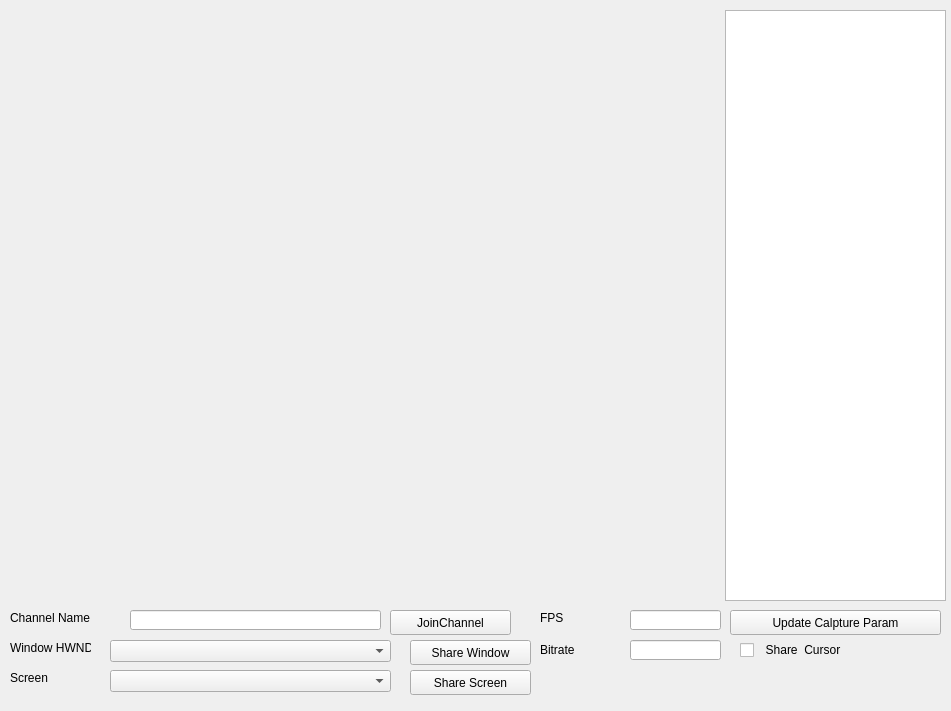
<?xml version="1.0" encoding="UTF-8"?>
<ui version="4.0">
 <class>AgoraScreenDlg</class>
 <widget class="QWidget" name="AgoraScreenDlg">
  <property name="geometry">
   <rect>
    <x>0</x>
    <y>0</y>
    <width>951</width>
    <height>711</height>
   </rect>
  </property>
  <property name="windowTitle">
   <string>Form</string>
  </property>
  <widget class="QPushButton" name="btnJoin">
   <property name="geometry">
    <rect>
     <x>390</x>
     <y>610</y>
     <width>121</width>
     <height>25</height>
    </rect>
   </property>
   <property name="text">
    <string>JoinChannel</string>
   </property>
  </widget>
  <widget class="QLabel" name="labelChannel">
   <property name="geometry">
    <rect>
     <x>10</x>
     <y>610</y>
     <width>101</width>
     <height>16</height>
    </rect>
   </property>
   <property name="text">
    <string>Channel Name</string>
   </property>
  </widget>
  <widget class="QLabel" name="labelWnd">
   <property name="geometry">
    <rect>
     <x>10</x>
     <y>640</y>
     <width>81</width>
     <height>16</height>
    </rect>
   </property>
   <property name="text">
    <string>Window HWND</string>
   </property>
  </widget>
  <widget class="QLabel" name="labelChannel_3">
   <property name="geometry">
    <rect>
     <x>10</x>
     <y>670</y>
     <width>81</width>
     <height>16</height>
    </rect>
   </property>
   <property name="text">
    <string>Screen</string>
   </property>
  </widget>
  <widget class="QLineEdit" name="lineEditChannel">
   <property name="geometry">
    <rect>
     <x>130</x>
     <y>610</y>
     <width>251</width>
     <height>20</height>
    </rect>
   </property>
  </widget>
  <widget class="QComboBox" name="cmbHwnd">
   <property name="geometry">
    <rect>
     <x>110</x>
     <y>640</y>
     <width>281</width>
     <height>22</height>
    </rect>
   </property>
  </widget>
  <widget class="QComboBox" name="cmbScreen">
   <property name="geometry">
    <rect>
     <x>110</x>
     <y>670</y>
     <width>281</width>
     <height>22</height>
    </rect>
   </property>
  </widget>
  <widget class="QPushButton" name="btnWindow">
   <property name="geometry">
    <rect>
     <x>410</x>
     <y>640</y>
     <width>121</width>
     <height>25</height>
    </rect>
   </property>
   <property name="text">
    <string>Share Window</string>
   </property>
  </widget>
  <widget class="QPushButton" name="btnScreen">
   <property name="geometry">
    <rect>
     <x>410</x>
     <y>670</y>
     <width>121</width>
     <height>25</height>
    </rect>
   </property>
   <property name="text">
    <string>Share Screen</string>
   </property>
  </widget>
  <widget class="QLabel" name="labelBirate">
   <property name="geometry">
    <rect>
     <x>540</x>
     <y>640</y>
     <width>71</width>
     <height>20</height>
    </rect>
   </property>
   <property name="text">
    <string>Bitrate</string>
   </property>
  </widget>
  <widget class="QLabel" name="labelFPS">
   <property name="geometry">
    <rect>
     <x>540</x>
     <y>610</y>
     <width>51</width>
     <height>16</height>
    </rect>
   </property>
   <property name="text">
    <string>FPS</string>
   </property>
  </widget>
  <widget class="QLineEdit" name="lineEditFPS">
   <property name="geometry">
    <rect>
     <x>630</x>
     <y>610</y>
     <width>91</width>
     <height>20</height>
    </rect>
   </property>
  </widget>
  <widget class="QLineEdit" name="lineEditBirate">
   <property name="geometry">
    <rect>
     <x>630</x>
     <y>640</y>
     <width>91</width>
     <height>20</height>
    </rect>
   </property>
  </widget>
  <widget class="QCheckBox" name="chkCursor">
   <property name="geometry">
    <rect>
     <x>740</x>
     <y>640</y>
     <width>131</width>
     <height>20</height>
    </rect>
   </property>
   <property name="text">
    <string>  Share  Cursor</string>
   </property>
  </widget>
  <widget class="QPushButton" name="btnUpdateCapParam">
   <property name="geometry">
    <rect>
     <x>730</x>
     <y>610</y>
     <width>211</width>
     <height>25</height>
    </rect>
   </property>
   <property name="text">
    <string>Update Calpture Param</string>
   </property>
  </widget>
  <widget class="QListWidget" name="listWidgetInfo">
   <property name="geometry">
    <rect>
     <x>725</x>
     <y>10</y>
     <width>221</width>
     <height>591</height>
    </rect>
   </property>
  </widget>
  <widget class="QLabel" name="labPreview">
   <property name="geometry">
    <rect>
     <x>10</x>
     <y>10</y>
     <width>701</width>
     <height>581</height>
    </rect>
   </property>
   <property name="text">
    <string/>
   </property>
  </widget>
 </widget>
 <resources/>
 <connections/>
</ui>
